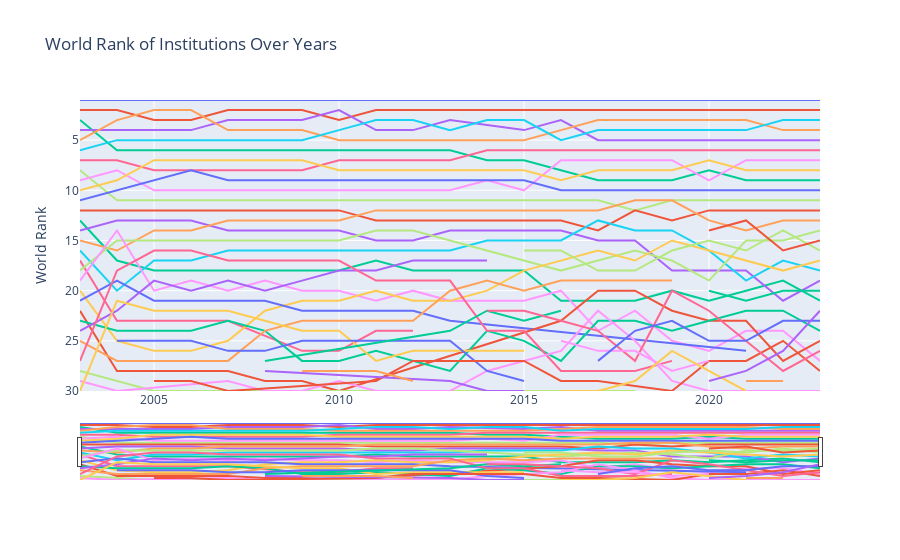

Notebook code for this chart:
### Code cell
import plotly.express as px



fig = px.line(shanghai_dataframe, x="Year", y="World_Rank", color="Institution",
              title="World Rank of Institutions Over Years",
              labels={"World_Rank": "World Rank", "Year": "Year"})

# Determine the lower bound for the y-axis (maximum World Rank value)
max_world_rank = shanghai_dataframe['World_Rank'].max()


fig.update_layout(
    hovermode='closest',
    xaxis_title='',  # Removes the x-axis label
    yaxis_title='World Rank',
    yaxis=dict(autorange=False, range=[max_world_rank, 1]),  # Set fixed y-axis range with 1 as the highest number
    showlegend=False,  # Removes the legend
    xaxis=dict(
        rangeslider=dict(
            visible=True
        ),
        type="date"  #
    ),
    height=900  # Adjustment of height
)

# Show the figure
fig.show()

### Figure 1 — Plotly figure (JSON) as saved in the notebook; plotly's stock layout.template omitted (floating-point values rounded to 4 significant figures)
{"data": [{"hovertemplate": "Institution= Harvard University<br>Year=%{x}<br>World Rank=%{y}<extra></extra>", "legendgroup": " Harvard University", "line": {"color": "#636efa", "dash": "solid"}, "marker": {"symbol": "circle"}, "mode": "lines", "name": " Harvard University", "orientation": "v", "showlegend": true, "type": "scatter", "x": [2003, 2004, 2005, 2006, 2007, 2008, 2009, 2010, 2011, 2012, 2013, 2014, 2015, 2016, 2017, 2018, 2019, 2020, 2021, 2022, 2023], "xaxis": "x", "y": [1, 1, 1, 1, 1, 1, 1, 1, 1, 1, 1, 1, 1, 1, 1, 1, 1, 1, 1, 1, 1], "yaxis": "y"}, {"hovertemplate": "Institution= Stanford University<br>Year=%{x}<br>World Rank=%{y}<extra></extra>", "legendgroup": " Stanford University", "line": {"color": "#EF553B", "dash": "solid"}, "marker": {"symbol": "circle"}, "mode": "lines", "name": " Stanford University", "orientation": "v", "showlegend": true, "type": "scatter", "x": [2003, 2004, 2005, 2006, 2007, 2008, 2009, 2010, 2011, 2012, 2013, 2014, 2015, 2016, 2017, 2018, 2019, 2020, 2021, 2022, 2023], "xaxis": "x", "y": [2, 2, 3, 3, 2, 2, 2, 3, 2, 2, 2, 2, 2, 2, 2, 2, 2, 2, 2, 2, 2], "yaxis": "y"}, {"hovertemplate": "Institution= California Institute of Technology<br>Year=%{x}<br>World Rank=%{y}<extra></extra>", "legendgroup": " California Institute of Technology", "line": {"color": "#00cc96", "dash": "solid"}, "marker": {"symbol": "circle"}, "mode": "lines", "name": " California Institute of Technology", "orientation": "v", "showlegend": true, "type": "scatter", "x": [2003, 2004, 2005, 2006, 2007, 2008, 2009, 2010, 2011, 2012, 2013, 2014, 2015, 2016, 2017, 2018, 2019, 2020, 2021, 2022, 2023], "xaxis": "x", "y": [3, 6, 6, 6, 6, 6, 6, 6, 6, 6, 6, 7, 7, 8, 9, 9, 9, 8, 9, 9, 9], "yaxis": "y"}, {"hovertemplate": "Institution= University of California, Berkeley<br>Year=%{x}<br>World Rank=%{y}<extra></extra>", "legendgroup": " University of California, Berkeley", "line": {"color": "#ab63fa", "dash": "solid"}, "marker": {"symbol": "circle"}, "mode": "lines", "name": " University of California, Berkeley", "orientation": "v", "showlegend": true, "type": "scatter", "x": [2003, 2004, 2005, 2006, 2007, 2008, 2009, 2010, 2011, 2012, 2013, 2015, 2016, 2017, 2018, 2019, 2020, 2021, 2022, 2023], "xaxis": "x", "y": [4, 4, 4, 4, 3, 3, 3, 2, 4, 4, 3, 4, 3, 5, 5, 5, 5, 5, 5, 5], "yaxis": "y"}, {"hovertemplate": "Institution= University of Cambridge<br>Year=%{x}<br>World Rank=%{y}<extra></extra>", "legendgroup": " University of Cambridge", "line": {"color": "#FFA15A", "dash": "solid"}, "marker": {"symbol": "circle"}, "mode": "lines", "name": " University of Cambridge", "orientation": "v", "showlegend": true, "type": "scatter", "x": [2003, 2004, 2005, 2006, 2007, 2008, 2009, 2010, 2011, 2012, 2013, 2014, 2015, 2016, 2017, 2018, 2019, 2020, 2021, 2022, 2023], "xaxis": "x", "y": [5, 3, 2, 2, 4, 4, 4, 5, 5, 5, 5, 5, 5, 4, 3, 3, 3, 3, 3, 4, 4], "yaxis": "y"}, {"hovertemplate": "Institution= Massachusetts Institute of Technology (MIT)<br>Year=%{x}<br>World Rank=%{y}<extra></extra>", "legendgroup": " Massachusetts Institute of Technology (MIT)", "line": {"color": "#19d3f3", "dash": "solid"}, "marker": {"symbol": "circle"}, "mode": "lines", "name": " Massachusetts Institute of Technology (MIT)", "orientation": "v", "showlegend": true, "type": "scatter", "x": [2003, 2004, 2005, 2006, 2007, 2008, 2009, 2010, 2011, 2012, 2013, 2014, 2015, 2016, 2017, 2018, 2019, 2020, 2021, 2022, 2023], "xaxis": "x", "y": [6, 5, 5, 5, 5, 5, 5, 4, 3, 3, 4, 3, 3, 5, 4, 4, 4, 4, 4, 3, 3], "yaxis": "y"}, {"hovertemplate": "Institution= Princeton University<br>Year=%{x}<br>World Rank=%{y}<extra></extra>", "legendgroup": " Princeton University", "line": {"color": "#FF6692", "dash": "solid"}, "marker": {"symbol": "circle"}, "mode": "lines", "name": " Princeton University", "orientation": "v", "showlegend": true, "type": "scatter", "x": [2003, 2004, 2005, 2006, 2007, 2008, 2009, 2010, 2011, 2012, 2013, 2014, 2015, 2016, 2017, 2018, 2019, 2020, 2021, 2022, 2023], "xaxis": "x", "y": [7, 7, 8, 8, 8, 8, 8, 7, 7, 7, 7, 6, 6, 6, 6, 6, 6, 6, 6, 6, 6], "yaxis": "y"}, {"hovertemplate": "Institution= Yale University<br>Year=%{x}<br>World Rank=%{y}<extra></extra>", "legendgroup": " Yale University", "line": {"color": "#B6E880", "dash": "solid"}, "marker": {"symbol": "circle"}, "mode": "lines", "name": " Yale University", "orientation": "v", "showlegend": true, "type": "scatter", "x": [2003, 2004, 2005, 2006, 2007, 2008, 2009, 2010, 2011, 2012, 2013, 2014, 2015, 2016, 2017, 2018, 2019, 2020, 2021, 2022, 2023], "xaxis": "x", "y": [8, 11, 11, 11, 11, 11, 11, 11, 11, 11, 11, 11, 11, 11, 11, 12, 11, 11, 11, 11, 11], "yaxis": "y"}, {"hovertemplate": "Institution= University of Oxford<br>Year=%{x}<br>World Rank=%{y}<extra></extra>", "legendgroup": " University of Oxford", "line": {"color": "#FF97FF", "dash": "solid"}, "marker": {"symbol": "circle"}, "mode": "lines", "name": " University of Oxford", "orientation": "v", "showlegend": true, "type": "scatter", "x": [2003, 2004, 2005, 2006, 2007, 2008, 2009, 2010, 2011, 2012, 2013, 2014, 2015, 2016, 2017, 2018, 2019, 2020, 2021, 2022, 2023], "xaxis": "x", "y": [9, 8, 10, 10, 10, 10, 10, 10, 10, 10, 10, 9, 10, 7, 7, 7, 7, 9, 7, 7, 7], "yaxis": "y"}, {"hovertemplate": "Institution= Columbia University<br>Year=%{x}<br>World Rank=%{y}<extra></extra>", "legendgroup": " Columbia University", "line": {"color": "#FECB52", "dash": "solid"}, "marker": {"symbol": "circle"}, "mode": "lines", "name": " Columbia University", "orientation": "v", "showlegend": true, "type": "scatter", "x": [2003, 2004, 2005, 2006, 2007, 2008, 2009, 2010, 2011, 2012, 2013, 2014, 2015, 2016, 2017, 2018, 2019, 2020, 2021, 2022, 2023], "xaxis": "x", "y": [10, 9, 7, 7, 7, 7, 7, 8, 8, 8, 8, 8, 8, 9, 8, 8, 8, 7, 8, 8, 8], "yaxis": "y"}, {"hovertemplate": "Institution= University of Chicago<br>Year=%{x}<br>World Rank=%{y}<extra></extra>", "legendgroup": " University of Chicago", "line": {"color": "#636efa", "dash": "solid"}, "marker": {"symbol": "circle"}, "mode": "lines", "name": " University of Chicago", "orientation": "v", "showlegend": true, "type": "scatter", "x": [2003, 2004, 2005, 2006, 2007, 2008, 2009, 2010, 2011, 2012, 2013, 2014, 2015, 2016, 2017, 2018, 2019, 2020, 2021, 2022, 2023], "xaxis": "x", "y": [11, 10, 9, 8, 9, 9, 9, 9, 9, 9, 9, 9, 9, 10, 10, 10, 10, 10, 10, 10, 10], "yaxis": "y"}, {"hovertemplate": "Institution= Cornell University<br>Year=%{x}<br>World Rank=%{y}<extra></extra>", "legendgroup": " Cornell University", "line": {"color": "#EF553B", "dash": "solid"}, "marker": {"symbol": "circle"}, "mode": "lines", "name": " Cornell University", "orientation": "v", "showlegend": true, "type": "scatter", "x": [2003, 2004, 2005, 2006, 2007, 2008, 2009, 2010, 2011, 2012, 2013, 2014, 2015, 2016, 2017, 2018, 2019, 2020, 2021, 2022, 2023], "xaxis": "x", "y": [12, 12, 12, 12, 12, 12, 12, 12, 13, 13, 13, 13, 13, 13, 14, 12, 13, 12, 12, 12, 12], "yaxis": "y"}, {"hovertemplate": "Institution= University of California, San Francisco<br>Year=%{x}<br>World Rank=%{y}<extra></extra>", "legendgroup": " University of California, San Francisco", "line": {"color": "#00cc96", "dash": "solid"}, "marker": {"symbol": "circle"}, "mode": "lines", "name": " University of California, San Francisco", "orientation": "v", "showlegend": true, "type": "scatter", "x": [2003, 2004, 2005, 2006, 2007, 2008, 2009, 2010, 2011, 2012, 2013, 2014, 2015, 2016, 2017, 2018, 2019, 2020, 2021, 2022, 2023], "xaxis": "x", "y": [13, 17, 18, 18, 18, 18, 18, 18, 17, 18, 18, 18, 18, 21, 21, 21, 20, 21, 20, 19, 21], "yaxis": "y"}, {"hovertemplate": "Institution= University of California, San Diego<br>Year=%{x}<br>World Rank=%{y}<extra></extra>", "legendgroup": " University of California, San Diego", "line": {"color": "#ab63fa", "dash": "solid"}, "marker": {"symbol": "circle"}, "mode": "lines", "name": " University of California, San Diego", "orientation": "v", "showlegend": true, "type": "scatter", "x": [2003, 2004, 2005, 2006, 2007, 2008, 2009, 2010, 2011, 2012, 2013, 2014, 2015, 2016, 2017, 2018, 2019, 2020, 2021, 2022, 2023], "xaxis": "x", "y": [14, 13, 13, 13, 14, 14, 14, 14, 15, 15, 14, 14, 14, 14, 15, 15, 18, 18, 18, 21, 19], "yaxis": "y"}, {"hovertemplate": "Institution= University of California, Los Angeles<br>Year=%{x}<br>World Rank=%{y}<extra></extra>", "legendgroup": " University of California, Los Angeles", "line": {"color": "#FFA15A", "dash": "solid"}, "marker": {"symbol": "circle"}, "mode": "lines", "name": " University of California, Los Angeles", "orientation": "v", "showlegend": true, "type": "scatter", "x": [2003, 2004, 2005, 2006, 2007, 2008, 2009, 2010, 2011, 2012, 2013, 2014, 2015, 2016, 2017, 2018, 2019, 2020, 2021, 2022, 2023], "xaxis": "x", "y": [15, 16, 14, 14, 13, 13, 13, 13, 12, 12, 12, 12, 12, 12, 12, 11, 11, 13, 14, 13, 13], "yaxis": "y"}, {"hovertemplate": "Institution= University of Washington<br>Year=%{x}<br>World Rank=%{y}<extra></extra>", "legendgroup": " University of Washington", "line": {"color": "#19d3f3", "dash": "solid"}, "marker": {"symbol": "circle"}, "mode": "lines", "name": " University of Washington", "orientation": "v", "showlegend": true, "type": "scatter", "x": [2003, 2004, 2005, 2006, 2007, 2008, 2009, 2010, 2011, 2012, 2013, 2014, 2015, 2016, 2017, 2018, 2019, 2020, 2021, 2022, 2023], "xaxis": "x", "y": [16, 20, 17, 17, 16, 16, 16, 16, 16, 16, 16, 15, 15, 15, 13, 14, 14, 16, 19, 17, 18], "yaxis": "y"}, {"hovertemplate": "Institution= The Imperial College of Science<br>Year=%{x}<br>World Rank=%{y}<extra></extra>", "legendgroup": " The Imperial College of Science", "line": {"color": "#FF6692", "dash": "solid"}, "marker": {"symbol": "circle"}, "mode": "lines", "name": " The Imperial College of Science", "orientation": "v", "showlegend": true, "type": "scatter", "x": [2003, 2004, 2005, 2006, 2007, 2009, 2010, 2011, 2012], "xaxis": "x", "y": [17, 23, 23, 23, 23, 26, 26, 24, 24], "yaxis": "y"}, {"hovertemplate": "Institution= University of Pennsylvania<br>Year=%{x}<br>World Rank=%{y}<extra></extra>", "legendgroup": " University of Pennsylvania", "line": {"color": "#B6E880", "dash": "solid"}, "marker": {"symbol": "circle"}, "mode": "lines", "name": " University of Pennsylvania", "orientation": "v", "showlegend": true, "type": "scatter", "x": [2003, 2004, 2005, 2006, 2007, 2008, 2009, 2010, 2011, 2012, 2013, 2014, 2015, 2016, 2017, 2018, 2019, 2020, 2021, 2022, 2023], "xaxis": "x", "y": [18, 15, 15, 15, 15, 15, 15, 15, 14, 14, 15, 16, 17, 18, 17, 16, 17, 19, 15, 15, 14], "yaxis": "y"}, {"hovertemplate": "Institution= The University of Tokyo<br>Year=%{x}<br>World Rank=%{y}<extra></extra>", "legendgroup": " The University of Tokyo", "line": {"color": "#FF97FF", "dash": "solid"}, "marker": {"symbol": "circle"}, "mode": "lines", "name": " The University of Tokyo", "orientation": "v", "showlegend": true, "type": "scatter", "x": [2003, 2004, 2005, 2006, 2007, 2008, 2009, 2010, 2011, 2012, 2013, 2014, 2015, 2016, 2017, 2018, 2019, 2020, 2021, 2022, 2023], "xaxis": "x", "y": [19, 14, 20, 19, 20, 19, 20, 20, 21, 20, 21, 21, 21, 20, 24, 22, 25, 26, 24, 24, 27], "yaxis": "y"}, {"hovertemplate": "Institution= University College London<br>Year=%{x}<br>World Rank=%{y}<extra></extra>", "legendgroup": " University College London", "line": {"color": "#FECB52", "dash": "solid"}, "marker": {"symbol": "circle"}, "mode": "lines", "name": " University College London", "orientation": "v", "showlegend": true, "type": "scatter", "x": [2003, 2004, 2005, 2006, 2007, 2008, 2009, 2010, 2011, 2012, 2013, 2014, 2015, 2016, 2017, 2018, 2019, 2020, 2021, 2022, 2023], "xaxis": "x", "y": [20, 25, 26, 26, 25, 22, 21, 21, 20, 21, 21, 20, 18, 17, 16, 17, 15, 16, 17, 18, 17], "yaxis": "y"}, {"hovertemplate": "Institution= University of Michigan - Ann Arbor<br>Year=%{x}<br>World Rank=%{y}<extra></extra>", "legendgroup": " University of Michigan - Ann Arbor", "line": {"color": "#636efa", "dash": "solid"}, "marker": {"symbol": "circle"}, "mode": "lines", "name": " University of Michigan - Ann Arbor", "orientation": "v", "showlegend": true, "type": "scatter", "x": [2003, 2004, 2005, 2006, 2007, 2008, 2009, 2010, 2011, 2012, 2013, 2021], "xaxis": "x", "y": [21, 19, 21, 21, 21, 21, 22, 22, 22, 22, 23, 26], "yaxis": "y"}, {"hovertemplate": "Institution= Washington University in St. Louis<br>Year=%{x}<br>World Rank=%{y}<extra></extra>", "legendgroup": " Washington University in St. Louis", "line": {"color": "#EF553B", "dash": "solid"}, "marker": {"symbol": "circle"}, "mode": "lines", "name": " Washington University in St. Louis", "orientation": "v", "showlegend": true, "type": "scatter", "x": [2003, 2004, 2005, 2006, 2007, 2008, 2009, 2010, 2016, 2017, 2018, 2019, 2020, 2021, 2022, 2023], "xaxis": "x", "y": [22, 28, 28, 28, 28, 29, 29, 30, 23, 20, 20, 22, 23, 23, 27, 25], "yaxis": "y"}, {"hovertemplate": "Institution= University of Toronto<br>Year=%{x}<br>World Rank=%{y}<extra></extra>", "legendgroup": " University of Toronto", "line": {"color": "#00cc96", "dash": "solid"}, "marker": {"symbol": "circle"}, "mode": "lines", "name": " University of Toronto", "orientation": "v", "showlegend": true, "type": "scatter", "x": [2003, 2004, 2005, 2006, 2007, 2008, 2009, 2010, 2011, 2012, 2013, 2014, 2015, 2016, 2017, 2018, 2019, 2020, 2021, 2022, 2023], "xaxis": "x", "y": [23, 24, 24, 24, 23, 24, 27, 27, 26, 27, 28, 24, 25, 27, 23, 23, 24, 23, 22, 22, 24], "yaxis": "y"}, {"hovertemplate": "Institution= The Johns Hopkins University<br>Year=%{x}<br>World Rank=%{y}<extra></extra>", "legendgroup": " The Johns Hopkins University", "line": {"color": "#ab63fa", "dash": "solid"}, "marker": {"symbol": "circle"}, "mode": "lines", "name": " The Johns Hopkins University", "orientation": "v", "showlegend": true, "type": "scatter", "x": [2003, 2004, 2005, 2006, 2007, 2008, 2009, 2010, 2011, 2012, 2013, 2014], "xaxis": "x", "y": [24, 22, 19, 20, 19, 20, 19, 18, 18, 17, 17, 17], "yaxis": "y"}, {"hovertemplate": "Institution= Swiss Federal Institute of Technology Zurich<br>Year=%{x}<br>World Rank=%{y}<extra></extra>", "legendgroup": " Swiss Federal Institute of Technology Zurich", "line": {"color": "#FFA15A", "dash": "solid"}, "marker": {"symbol": "circle"}, "mode": "lines", "name": " Swiss Federal Institute of Technology Zurich", "orientation": "v", "showlegend": true, "type": "scatter", "x": [2003, 2004, 2005, 2006, 2007, 2008, 2009, 2010, 2011, 2012, 2013, 2014, 2015, 2016, 2017, 2018, 2019], "xaxis": "x", "y": [25, 27, 27, 27, 27, 24, 23, 23, 23, 23, 20, 19, 20, 19, 19, 19, 19], "yaxis": "y"}, {"hovertemplate": "Institution= University of California, Santa Barbara<br>Year=%{x}<br>World Rank=%{y}<extra></extra>", "legendgroup": " University of California, Santa Barbara", "line": {"color": "#19d3f3", "dash": "solid"}, "marker": {"symbol": "circle"}, "mode": "lines", "name": " University of California, Santa Barbara", "orientation": "v", "showlegend": true, "type": "scatter", "x": [2003], "xaxis": "x", "y": [26], "yaxis": "y"}, {"hovertemplate": "Institution= University of Wisconsin - Madison<br>Year=%{x}<br>World Rank=%{y}<extra></extra>", "legendgroup": " University of Wisconsin - Madison", "line": {"color": "#FF6692", "dash": "solid"}, "marker": {"symbol": "circle"}, "mode": "lines", "name": " University of Wisconsin - Madison", "orientation": "v", "showlegend": true, "type": "scatter", "x": [2003, 2004, 2005, 2006, 2007, 2008, 2009, 2010, 2011, 2012, 2013, 2014, 2015, 2016, 2017, 2018, 2019], "xaxis": "x", "y": [27, 18, 16, 16, 17, 17, 17, 17, 19, 19, 19, 24, 24, 28, 28, 28, 27], "yaxis": "y"}, {"hovertemplate": "Institution= Rockefeller University<br>Year=%{x}<br>World Rank=%{y}<extra></extra>", "legendgroup": " Rockefeller University", "line": {"color": "#B6E880", "dash": "solid"}, "marker": {"symbol": "circle"}, "mode": "lines", "name": " Rockefeller University", "orientation": "v", "showlegend": true, "type": "scatter", "x": [2003, 2004, 2005, 2006, 2018], "xaxis": "x", "y": [28, 29, 30, 30, 30], "yaxis": "y"}, {"hovertemplate": "Institution= Northwestern University<br>Year=%{x}<br>World Rank=%{y}<extra></extra>", "legendgroup": " Northwestern University", "line": {"color": "#FF97FF", "dash": "solid"}, "marker": {"symbol": "circle"}, "mode": "lines", "name": " Northwestern University", "orientation": "v", "showlegend": true, "type": "scatter", "x": [2003, 2004, 2007, 2008, 2009, 2010, 2011, 2012, 2013, 2014, 2015, 2016, 2017, 2018, 2019, 2020, 2022, 2023], "xaxis": "x", "y": [29, 30, 29, 30, 30, 29, 30, 30, 30, 28, 27, 26, 22, 25, 29, 30, 30, 30], "yaxis": "y"}, {"hovertemplate": "Institution= Kyoto University<br>Year=%{x}<br>World Rank=%{y}<extra></extra>", "legendgroup": " Kyoto University", "line": {"color": "#FECB52", "dash": "solid"}, "marker": {"symbol": "circle"}, "mode": "lines", "name": " Kyoto University", "orientation": "v", "showlegend": true, "type": "scatter", "x": [2003, 2004, 2005, 2006, 2007, 2008, 2009, 2010, 2011, 2012, 2013, 2014, 2015], "xaxis": "x", "y": [30, 21, 22, 22, 22, 23, 24, 24, 27, 26, 26, 26, 26], "yaxis": "y"}, {"hovertemplate": "Institution= University of Illinois at Urbana-Champaign<br>Year=%{x}<br>World Rank=%{y}<extra></extra>", "legendgroup": " University of Illinois at Urbana-Champaign", "line": {"color": "#636efa", "dash": "solid"}, "marker": {"symbol": "circle"}, "mode": "lines", "name": " University of Illinois at Urbana-Champaign", "orientation": "v", "showlegend": true, "type": "scatter", "x": [2004, 2005, 2006, 2007, 2008, 2009, 2010, 2011, 2012, 2013, 2014, 2015], "xaxis": "x", "y": [25, 25, 25, 26, 26, 25, 25, 25, 25, 25, 28, 29], "yaxis": "y"}, {"hovertemplate": "Institution= New York University<br>Year=%{x}<br>World Rank=%{y}<extra></extra>", "legendgroup": " New York University", "line": {"color": "#EF553B", "dash": "solid"}, "marker": {"symbol": "circle"}, "mode": "lines", "name": " New York University", "orientation": "v", "showlegend": true, "type": "scatter", "x": [2005, 2006, 2007, 2011, 2012, 2013, 2014, 2015, 2016, 2017, 2019, 2020, 2021, 2022, 2023], "xaxis": "x", "y": [29, 29, 30, 29, 27, 27, 27, 27, 29, 29, 30, 27, 27, 25, 28], "yaxis": "y"}, {"hovertemplate": "Institution= The Imperial College of Science, Technology and Medicine<br>Year=%{x}<br>World Rank=%{y}<extra></extra>", "legendgroup": " The Imperial College of Science, Technology and Medicine", "line": {"color": "#00cc96", "dash": "solid"}, "marker": {"symbol": "circle"}, "mode": "lines", "name": " The Imperial College of Science, Technology and Medicine", "orientation": "v", "showlegend": true, "type": "scatter", "x": [2008, 2013, 2014, 2015, 2016], "xaxis": "x", "y": [27, 24, 22, 23, 22], "yaxis": "y"}, {"hovertemplate": "Institution= University of Minnesota, Twin Cities<br>Year=%{x}<br>World Rank=%{y}<extra></extra>", "legendgroup": " University of Minnesota, Twin Cities", "line": {"color": "#ab63fa", "dash": "solid"}, "marker": {"symbol": "circle"}, "mode": "lines", "name": " University of Minnesota, Twin Cities", "orientation": "v", "showlegend": true, "type": "scatter", "x": [2008, 2013, 2014, 2015], "xaxis": "x", "y": [28, 29, 30, 30], "yaxis": "y"}, {"hovertemplate": "Institution= University of Minnesota<br>Year=%{x}<br>World Rank=%{y}<extra></extra>", "legendgroup": " University of Minnesota", "line": {"color": "#FFA15A", "dash": "solid"}, "marker": {"symbol": "circle"}, "mode": "lines", "name": " University of Minnesota", "orientation": "v", "showlegend": true, "type": "scatter", "x": [2009, 2010, 2011, 2012], "xaxis": "x", "y": [28, 28, 28, 29], "yaxis": "y"}, {"hovertemplate": "Institution= University of California-Berkeley<br>Year=%{x}<br>World Rank=%{y}<extra></extra>", "legendgroup": " University of California-Berkeley", "line": {"color": "#19d3f3", "dash": "solid"}, "marker": {"symbol": "circle"}, "mode": "lines", "name": " University of California-Berkeley", "orientation": "v", "showlegend": true, "type": "scatter", "x": [2014], "xaxis": "x", "y": [4], "yaxis": "y"}, {"hovertemplate": "Institution= University of Michigan-Ann Arbor<br>Year=%{x}<br>World Rank=%{y}<extra></extra>", "legendgroup": " University of Michigan-Ann Arbor", "line": {"color": "#FF6692", "dash": "solid"}, "marker": {"symbol": "circle"}, "mode": "lines", "name": " University of Michigan-Ann Arbor", "orientation": "v", "showlegend": true, "type": "scatter", "x": [2014, 2015, 2016, 2017, 2018, 2019, 2020, 2022, 2023], "xaxis": "x", "y": [22, 22, 23, 24, 27, 20, 22, 28, 26], "yaxis": "y"}, {"hovertemplate": "Institution= Johns Hopkins University<br>Year=%{x}<br>World Rank=%{y}<extra></extra>", "legendgroup": " Johns Hopkins University", "line": {"color": "#B6E880", "dash": "solid"}, "marker": {"symbol": "circle"}, "mode": "lines", "name": " Johns Hopkins University", "orientation": "v", "showlegend": true, "type": "scatter", "x": [2015, 2016, 2017, 2018, 2019, 2020, 2021, 2022, 2023], "xaxis": "x", "y": [16, 16, 18, 18, 16, 15, 16, 14, 16], "yaxis": "y"}, {"hovertemplate": "Institution= Duke University<br>Year=%{x}<br>World Rank=%{y}<extra></extra>", "legendgroup": " Duke University", "line": {"color": "#FF97FF", "dash": "solid"}, "marker": {"symbol": "circle"}, "mode": "lines", "name": " Duke University", "orientation": "v", "showlegend": true, "type": "scatter", "x": [2016, 2017, 2018, 2019, 2020], "xaxis": "x", "y": [25, 26, 26, 28, 27], "yaxis": "y"}, {"hovertemplate": "Institution= University of Copenhagen<br>Year=%{x}<br>World Rank=%{y}<extra></extra>", "legendgroup": " University of Copenhagen", "line": {"color": "#FECB52", "dash": "solid"}, "marker": {"symbol": "circle"}, "mode": "lines", "name": " University of Copenhagen", "orientation": "v", "showlegend": true, "type": "scatter", "x": [2016, 2017, 2018, 2019, 2021], "xaxis": "x", "y": [30, 30, 29, 26, 30], "yaxis": "y"}, {"hovertemplate": "Institution= Imperial College London<br>Year=%{x}<br>World Rank=%{y}<extra></extra>", "legendgroup": " Imperial College London", "line": {"color": "#636efa", "dash": "solid"}, "marker": {"symbol": "circle"}, "mode": "lines", "name": " Imperial College London", "orientation": "v", "showlegend": true, "type": "scatter", "x": [2017, 2018, 2019, 2020, 2021, 2022, 2023], "xaxis": "x", "y": [27, 24, 23, 25, 25, 23, 23], "yaxis": "y"}, {"hovertemplate": "Institution= Paris-Saclay University<br>Year=%{x}<br>World Rank=%{y}<extra></extra>", "legendgroup": " Paris-Saclay University", "line": {"color": "#EF553B", "dash": "solid"}, "marker": {"symbol": "circle"}, "mode": "lines", "name": " Paris-Saclay University", "orientation": "v", "showlegend": true, "type": "scatter", "x": [2020, 2021, 2022, 2023], "xaxis": "x", "y": [14, 13, 16, 15], "yaxis": "y"}, {"hovertemplate": "Institution= ETH Zurich<br>Year=%{x}<br>World Rank=%{y}<extra></extra>", "legendgroup": " ETH Zurich", "line": {"color": "#00cc96", "dash": "solid"}, "marker": {"symbol": "circle"}, "mode": "lines", "name": " ETH Zurich", "orientation": "v", "showlegend": true, "type": "scatter", "x": [2020, 2021, 2022, 2023], "xaxis": "x", "y": [20, 21, 20, 20], "yaxis": "y"}, {"hovertemplate": "Institution= Tsinghua University<br>Year=%{x}<br>World Rank=%{y}<extra></extra>", "legendgroup": " Tsinghua University", "line": {"color": "#ab63fa", "dash": "solid"}, "marker": {"symbol": "circle"}, "mode": "lines", "name": " Tsinghua University", "orientation": "v", "showlegend": true, "type": "scatter", "x": [2020, 2021, 2022, 2023], "xaxis": "x", "y": [29, 28, 26, 22], "yaxis": "y"}, {"hovertemplate": "Institution= University of North Carolina at Chapel Hill<br>Year=%{x}<br>World Rank=%{y}<extra></extra>", "legendgroup": " University of North Carolina at Chapel Hill", "line": {"color": "#FFA15A", "dash": "solid"}, "marker": {"symbol": "circle"}, "mode": "lines", "name": " University of North Carolina at Chapel Hill", "orientation": "v", "showlegend": true, "type": "scatter", "x": [2021, 2022], "xaxis": "x", "y": [29, 29], "yaxis": "y"}, {"hovertemplate": "Institution= Peking University<br>Year=%{x}<br>World Rank=%{y}<extra></extra>", "legendgroup": " Peking University", "line": {"color": "#19d3f3", "dash": "solid"}, "marker": {"symbol": "circle"}, "mode": "lines", "name": " Peking University", "orientation": "v", "showlegend": true, "type": "scatter", "x": [2023], "xaxis": "x", "y": [29], "yaxis": "y"}], "layout": {"autosize": true, "hovermode": "closest", "legend": {"title": {"text": "Institution"}, "tracegroupgap": 0}, "showlegend": false, "title": {"text": "World Rank of Institutions Over Years"}, "xaxis": {"anchor": "y", "autorange": true, "domain": [0, 1], "range": ["2003-01-01", "2023-01-01"], "rangeslider": {"autorange": true, "range": ["2003-01-01", "2023-01-01"], "visible": true, "yaxis": {"_template": null, "rangemode": "match"}}, "title": {"text": ""}, "type": "date"}, "yaxis": {"anchor": "x", "autorange": false, "domain": [0, 1], "range": [30, 1], "title": {"text": "World Rank"}, "type": "linear"}}}
